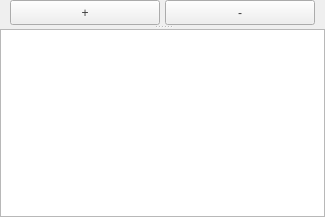
     <widget class="QSplitter" name="splitter">
      <property name="maximumSize">
       <size>
        <width>16777215</width>
        <height>16777215</height>
       </size>
      </property>
      <property name="orientation">
       <enum>Qt::Vertical</enum>
      </property>
      <property name="opaqueResize">
       <bool>true</bool>
      </property>
      <property name="childrenCollapsible">
       <bool>false</bool>
      </property>
      <widget class="QWidget" name="horizontalWidget_4" native="true">
       <property name="maximumSize">
        <size>
         <width>16777215</width>
         <height>30</height>
        </size>
       </property>
       <layout class="QHBoxLayout" name="horizontalLayout_3">
        <property name="spacing">
         <number>0</number>
        </property>
        <property name="sizeConstraint">
         <enum>QLayout::SetNoConstraint</enum>
        </property>
        <property name="leftMargin">
         <number>5</number>
        </property>
        <property name="topMargin">
         <number>0</number>
        </property>
        <property name="rightMargin">
         <number>5</number>
        </property>
        <property name="bottomMargin">
         <number>0</number>
        </property>
        <item>
         <widget class="QPushButton" name="add">
          <property name="minimumSize">
           <size>
            <width>40</width>
            <height>25</height>
           </size>
          </property>
          <property name="maximumSize">
           <size>
            <width>150</width>
            <height>25</height>
           </size>
          </property>
          <property name="palette">
           <palette>
            <active>
             <colorrole role="WindowText">
              <brush brushstyle="SolidPattern">
               <color alpha="255">
                <red>84</red>
                <green>84</green>
                <blue>84</blue>
               </color>
              </brush>
             </colorrole>
             <colorrole role="ButtonText">
              <brush brushstyle="SolidPattern">
               <color alpha="255">
                <red>62</red>
                <green>62</green>
                <blue>62</blue>
               </color>
              </brush>
             </colorrole>
            </active>
            <inactive>
             <colorrole role="WindowText">
              <brush brushstyle="SolidPattern">
               <color alpha="255">
                <red>84</red>
                <green>84</green>
                <blue>84</blue>
               </color>
              </brush>
             </colorrole>
             <colorrole role="ButtonText">
              <brush brushstyle="SolidPattern">
               <color alpha="255">
                <red>62</red>
                <green>62</green>
                <blue>62</blue>
               </color>
              </brush>
             </colorrole>
            </inactive>
            <disabled>
             <colorrole role="WindowText">
              <brush brushstyle="SolidPattern">
               <color alpha="255">
                <red>30</red>
                <green>27</green>
                <blue>27</blue>
               </color>
              </brush>
             </colorrole>
             <colorrole role="ButtonText">
              <brush brushstyle="SolidPattern">
               <color alpha="255">
                <red>30</red>
                <green>27</green>
                <blue>27</blue>
               </color>
              </brush>
             </colorrole>
            </disabled>
           </palette>
          </property>
          <property name="toolTip">
           <string>Добавить новую характеристику</string>
          </property>
          <property name="toolTipDuration">
           <number>-10</number>
          </property>
          <property name="text">
           <string>+</string>
          </property>
         </widget>
        </item>
        <item>
         <widget class="QPushButton" name="rem">
          <property name="minimumSize">
           <size>
            <width>40</width>
            <height>25</height>
           </size>
          </property>
          <property name="maximumSize">
           <size>
            <width>150</width>
            <height>25</height>
           </size>
          </property>
          <property name="palette">
           <palette>
            <active>
             <colorrole role="WindowText">
              <brush brushstyle="SolidPattern">
               <color alpha="255">
                <red>84</red>
                <green>84</green>
                <blue>84</blue>
               </color>
              </brush>
             </colorrole>
             <colorrole role="ButtonText">
              <brush brushstyle="SolidPattern">
               <color alpha="255">
                <red>62</red>
                <green>62</green>
                <blue>62</blue>
               </color>
              </brush>
             </colorrole>
            </active>
            <inactive>
             <colorrole role="WindowText">
              <brush brushstyle="SolidPattern">
               <color alpha="255">
                <red>84</red>
                <green>84</green>
                <blue>84</blue>
               </color>
              </brush>
             </colorrole>
             <colorrole role="ButtonText">
              <brush brushstyle="SolidPattern">
               <color alpha="255">
                <red>62</red>
                <green>62</green>
                <blue>62</blue>
               </color>
              </brush>
             </colorrole>
            </inactive>
            <disabled>
             <colorrole role="WindowText">
              <brush brushstyle="SolidPattern">
               <color alpha="255">
                <red>30</red>
                <green>27</green>
                <blue>27</blue>
               </color>
              </brush>
             </colorrole>
             <colorrole role="ButtonText">
              <brush brushstyle="SolidPattern">
               <color alpha="255">
                <red>30</red>
                <green>27</green>
                <blue>27</blue>
               </color>
              </brush>
             </colorrole>
            </disabled>
           </palette>
          </property>
          <property name="toolTip">
           <string>Удалить существующую характеристику</string>
          </property>
          <property name="toolTipDuration">
           <number>-10</number>
          </property>
          <property name="text">
           <string>-</string>
          </property>
         </widget>
        </item>
       </layout>
      </widget>
      <widget class="QTableWidget" name="tableWidget">
       <property name="minimumSize">
        <size>
         <width>325</width>
         <height>0</height>
        </size>
       </property>
       <property name="palette">
        <palette>
         <active>
          <colorrole role="WindowText">
           <brush brushstyle="SolidPattern">
            <color alpha="255">
             <red>89</red>
             <green>89</green>
             <blue>89</blue>
            </color>
           </brush>
          </colorrole>
          <colorrole role="Text">
           <brush brushstyle="SolidPattern">
            <color alpha="255">
             <red>59</red>
             <green>59</green>
             <blue>59</blue>
            </color>
           </brush>
          </colorrole>
          <colorrole role="BrightText">
           <brush brushstyle="SolidPattern">
            <color alpha="255">
             <red>117</red>
             <green>117</green>
             <blue>117</blue>
            </color>
           </brush>
          </colorrole>
          <colorrole role="ButtonText">
           <brush brushstyle="SolidPattern">
            <color alpha="255">
             <red>81</red>
             <green>81</green>
             <blue>81</blue>
            </color>
           </brush>
          </colorrole>
          <colorrole role="HighlightedText">
           <brush brushstyle="SolidPattern">
            <color alpha="255">
             <red>0</red>
             <green>0</green>
             <blue>0</blue>
            </color>
           </brush>
          </colorrole>
          <colorrole role="NoRole">
           <brush brushstyle="SolidPattern">
            <color alpha="255">
             <red>66</red>
             <green>66</green>
             <blue>66</blue>
            </color>
           </brush>
          </colorrole>
         </active>
         <inactive>
          <colorrole role="WindowText">
           <brush brushstyle="SolidPattern">
            <color alpha="255">
             <red>89</red>
             <green>89</green>
             <blue>89</blue>
            </color>
           </brush>
          </colorrole>
          <colorrole role="Text">
           <brush brushstyle="SolidPattern">
            <color alpha="255">
             <red>59</red>
             <green>59</green>
             <blue>59</blue>
            </color>
           </brush>
          </colorrole>
          <colorrole role="BrightText">
           <brush brushstyle="SolidPattern">
            <color alpha="255">
             <red>117</red>
             <green>117</green>
             <blue>117</blue>
            </color>
           </brush>
          </colorrole>
          <colorrole role="ButtonText">
           <brush brushstyle="SolidPattern">
            <color alpha="255">
             <red>81</red>
             <green>81</green>
             <blue>81</blue>
            </color>
           </brush>
          </colorrole>
          <colorrole role="HighlightedText">
           <brush brushstyle="SolidPattern">
            <color alpha="255">
             <red>0</red>
             <green>0</green>
             <blue>0</blue>
            </color>
           </brush>
          </colorrole>
          <colorrole role="NoRole">
           <brush brushstyle="SolidPattern">
            <color alpha="255">
             <red>66</red>
             <green>66</green>
             <blue>66</blue>
            </color>
           </brush>
          </colorrole>
         </inactive>
         <disabled>
          <colorrole role="WindowText">
           <brush brushstyle="SolidPattern">
            <color alpha="255">
             <red>30</red>
             <green>27</green>
             <blue>27</blue>
            </color>
           </brush>
          </colorrole>
          <colorrole role="Text">
           <brush brushstyle="SolidPattern">
            <color alpha="255">
             <red>30</red>
             <green>27</green>
             <blue>27</blue>
            </color>
           </brush>
          </colorrole>
          <colorrole role="BrightText">
           <brush brushstyle="SolidPattern">
            <color alpha="255">
             <red>117</red>
             <green>117</green>
             <blue>117</blue>
            </color>
           </brush>
          </colorrole>
          <colorrole role="ButtonText">
           <brush brushstyle="SolidPattern">
            <color alpha="255">
             <red>30</red>
             <green>27</green>
             <blue>27</blue>
            </color>
           </brush>
          </colorrole>
          <colorrole role="HighlightedText">
           <brush brushstyle="SolidPattern">
            <color alpha="255">
             <red>0</red>
             <green>0</green>
             <blue>0</blue>
            </color>
           </brush>
          </colorrole>
          <colorrole role="NoRole">
           <brush brushstyle="SolidPattern">
            <color alpha="255">
             <red>66</red>
             <green>66</green>
             <blue>66</blue>
            </color>
           </brush>
          </colorrole>
         </disabled>
        </palette>
       </property>
       <property name="toolTip">
        <string>Для редактирования конфигурации характеристики дважды нажмите по ее названию </string>
       </property>
       <property name="toolTipDuration">
        <number>-5</number>
       </property>
      </widget>
     </widget>
